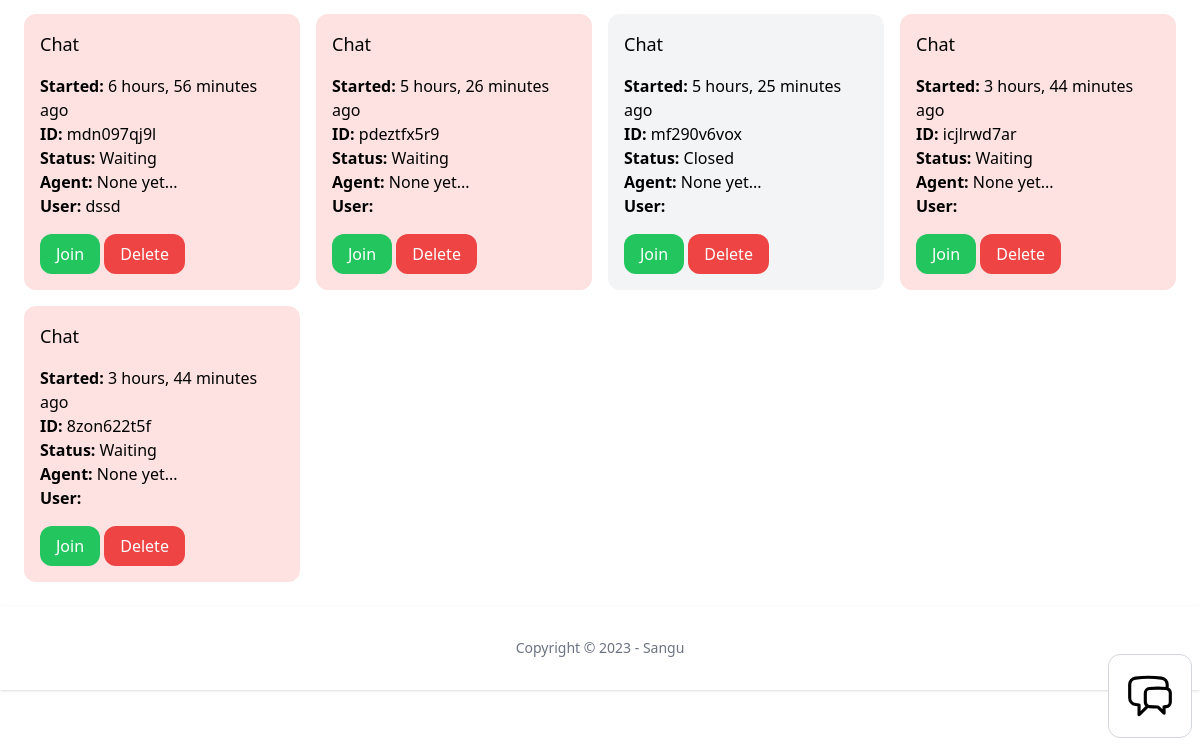
/chat-admin (signed in, lower part), run on an earlier commit of the app's database.
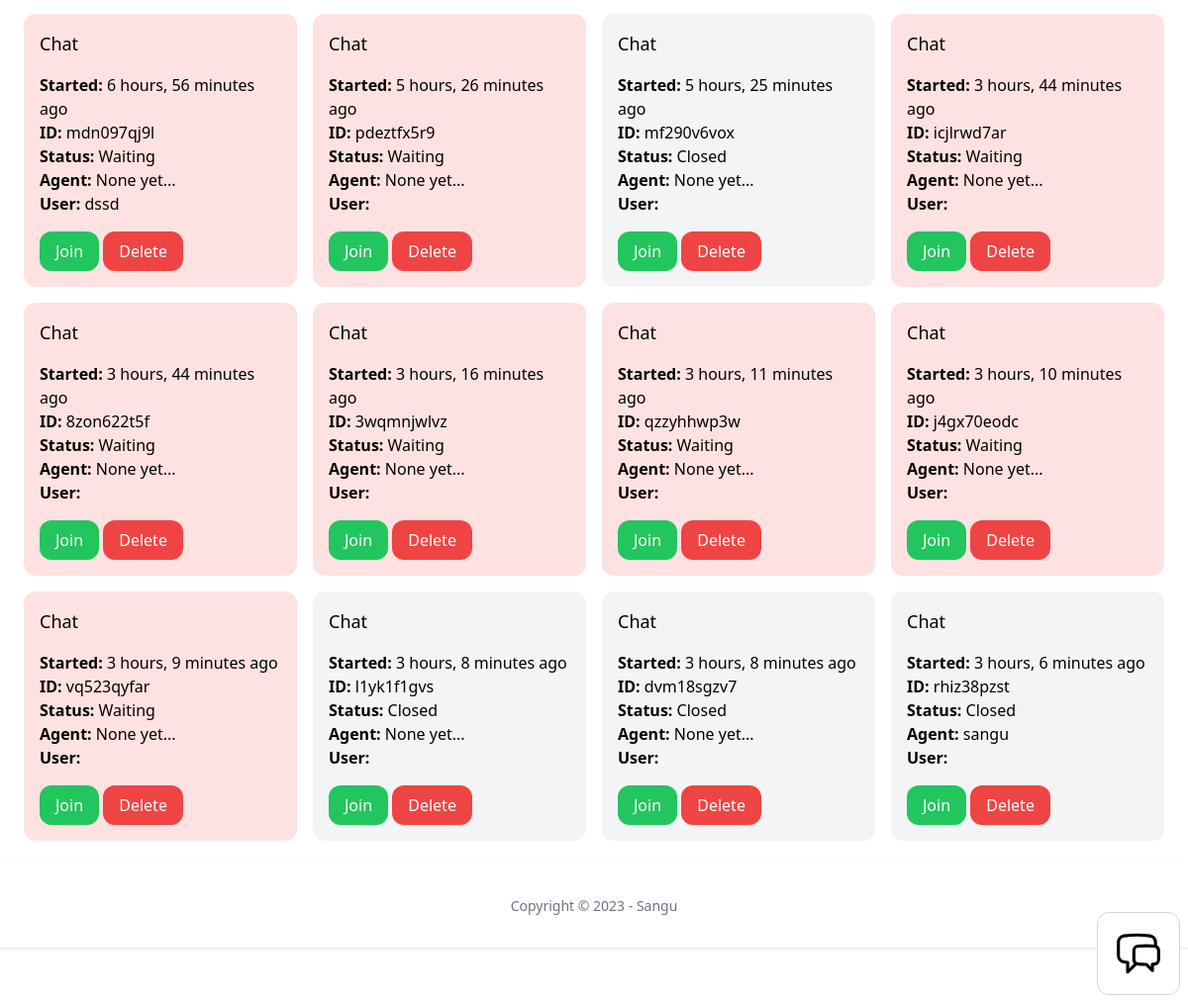
And on a later commit of the database.
### chat/models.py (models this page shows, shortened)
class Room(models.Model):
    ACTIVE = 'active'
    WAITING = 'waiting'
    CLOSED = 'closed'
    CHOICES_STATUS = (
        (ACTIVE, 'Active'),
        (WAITING, 'Waiting'),
        (CLOSED, 'Closed'),
    )
    uuid = models.CharField(max_length=255)
    chat_user = models.CharField(max_length=255)
    agent = models.ForeignKey(User, related_name='rooms', blank=True, null=True, on_delete=models.SET_NULL)
    messages = models.ManyToManyField(Message, blank=True)
    url = models.CharField(max_length=255, blank=True, null=True)
    status = models.CharField(max_length=15, choices=CHOICES_STATUS, default=WAITING)
    created_at = models.DateTimeField(auto_now_add=True)
    class Meta:
        ordering = ('created_at',)

### user/models.py (models this page shows)
class User(AbstractUser):
    phone = models.TextField(blank=True, null=True)
    is_customer = models.BooleanField(default=True)
    is_manager = models.BooleanField(default=False)

### chat/views.py (the view)
# urls.py: path('chat-admin', views.admin, name='admin'),
@login_required
def admin(request):
    rooms = Room.objects.all()
    users = User.objects.all()
    return render(request, 'chat/admin.html', {
        'rooms': rooms,
        'users': users
    })

### team/context_processors.py (called while the page is built)
def active_team(request):
    if request.user.is_authenticated:
        if request.user.userprofile.active_team:
            active_team = request.user.userprofile.active_team
        else:
            active_team = Team.objects.filter(created_by=request.user)[0]
    else:
        active_team = None
    return {'active_team': active_team}

### chat/templates/chat/admin.html (shortened to what this page needs)
{% extends 'app/base.html'  %}
{% block content %}
<div class="py-6 px-6">
    <div class="grid grid-cols-4 gap-4">
        {% for room in rooms %}
        <div class="p-4 rounded-xl {% if room.status == 'waiting' %}bg-red-100{% elif room.status == 'active' %}bg-yellow-100{% else %}bg-gray-100{% endif %}">
            <h3 class="mb-4 text-lg">Chat</h3>
            <p>
                <b>Started: </b>{{ room.created_at|timesince }} ago<br>
                <b>ID: </b>{{ room.uuid }}<br>
                <b>Status: </b>{{ room.get_status_display }}<br>
                <b>Agent: </b>{% firstof room.agent.username 'None yet...' %}<br>
                <b>User: </b>{{ room.chat_user }}<br>
            </p>
            <a href="{% url 'chat:room' room.uuid %}" class="mt-4 inline-block py-2 px-4 rounded-xl bg-green-500 text-white">Join</a>
            <a href="{% url 'chat:delete' room.uuid %}" class="mt-4 inline-block py-2 px-4 rounded-xl bg-red-500 text-white">Delete</a>
        </div>
        {% endfor %}
    </div>
</div>
{% endblock %}

### app/templates/app/base.html (shortened to what this page needs)
{% load static %}
<!doctype html>
<html>
<head>
    <script src="https://cdn.tailwindcss.com"></script>
</head>
<body>
    {% block content %}
    {% endblock%}
    {% include 'chat/chat_bubble.html' %}
    <footer class="bg-white shadow dark:bg-black">
        <div class="w-full max-w-screen-xl mx-auto p-4 md:py-8">
            <span class="block text-sm text-gray-500 sm:text-center dark:text-gray-400">Copyright © 2023 - Sangu</span>
        </div>
    </footer>
    <footer class="py-3 my-4">
    </footer>
</body>
</html>

### chat/templates/chat/chat_bubble.html (shortened to what this page needs)
<div id="chat" class="max-w-[300px] fixed right-2 bottom-2 p-4 bg-white border border-gray-300 rounded-xl">
    <div id="chat_icon">
        <button id="chat_open" class="w-[50px] flex items-center">
        </button>
    </div>
</div>

What changed in the data, as far as the page shows it:
added Room: created_at "3 hours, 16 minutes", uuid "3wqmnjwlvz", status "Waiting", agent "None yet..."
added Room: created_at "3 hours, 11 minutes", uuid "qzzyhhwp3w", status "Waiting", agent "None yet..."
added Room: created_at "3 hours, 10 minutes", uuid "j4gx70eodc", status "Waiting", agent "None yet..."
added Room: created_at "3 hours, 9 minutes", uuid "vq523qyfar", status "Waiting", agent "None yet..."
added Room: created_at "3 hours, 8 minutes", uuid "l1yk1f1gvs", status "Closed", agent "None yet..."
added Room: created_at "3 hours, 8 minutes", uuid "dvm18sgzv7", status "Closed", agent "None yet..."
added Room: created_at "3 hours, 6 minutes", uuid "rhiz38pzst", status "Closed", agent.username "sangu"
